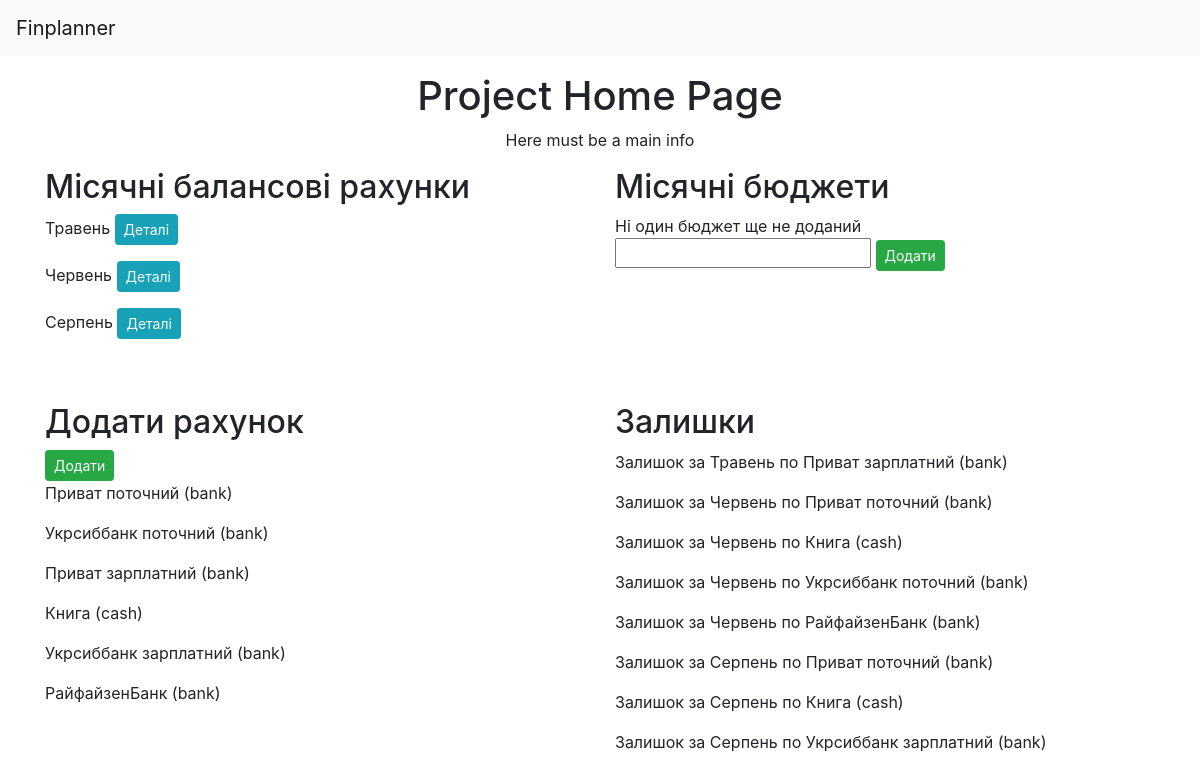
The app's page /, older data.
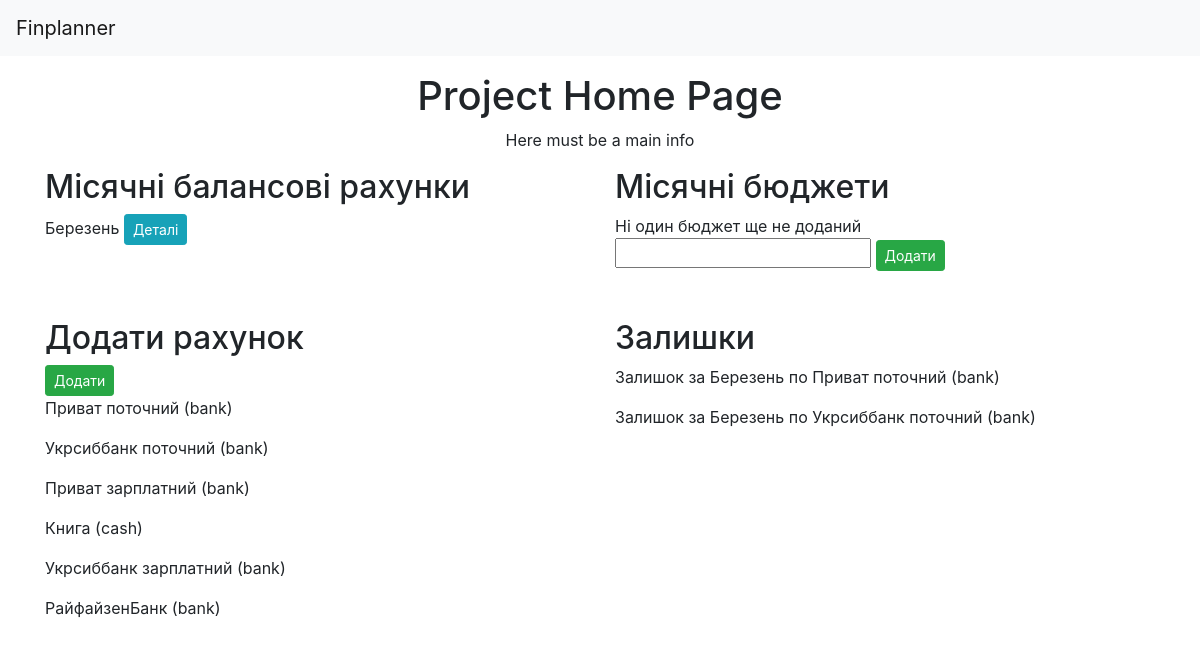
The same page, newer data.
### finance/models/month.py (models this page shows, shortened)
class Month(models.Model):
    class Meta:
        verbose_name = "month"
        verbose_name_plural = "months"
    name = models.CharField(
        max_length=50,
        blank=False,
        null=False,
        verbose_name="Month Name"
    )
    balance = models.IntegerField(
        blank=False,
        null=False,
        default=0,
        verbose_name="Money Amount"
    )
    expenses_plan = models.IntegerField(
        blank=False,
        null=False,
        default=0,
        verbose_name="Amount of Planned Expenses"
    )
    expenses_done = models.IntegerField(
        blank=False,
        null=False,
        default=0,
        verbose_name="Amount of Done Expenses"
    )
    approved = models.NullBooleanField(
        blank=True,
        null=True,
        verbose_name="State of Affirmation")

### finance/models/account.py (models this page shows)
class Account(models.Model):
    TYPE_OF_ACCOUNT = (
        ('cash', u"Готівка"),
        ('bank', u"Банк"),
    )
    class Meta:
        verbose_name = "Bank Account",
        verbose_name_plural = "Bank Accounts"
    name = models.CharField(
        max_length=100,
        blank=False,
        null=False,
        verbose_name="Account Name"
    )
    money = models.IntegerField(
        blank=True,
        null=True,
        verbose_name="Amount of Money"
    )
    blocked = models.IntegerField(
        blank=True,
        null=True,
        verbose_name="Blocked Money"
    )
    kind = models.CharField(
        max_length=100,
        blank=False,
        null=False,
        choices=TYPE_OF_ACCOUNT,
        verbose_name="Type of Account"
    )
    def __unicode__(self):
        return u"%s (%s)" % (self.name, self.kind)

### finance/models/score.py (models this page shows)
class ScorePrototype(models.Model):
    class Meta:
        abstract=True
    month = models.ForeignKey(
        'Month',
        on_delete=models.CASCADE,
        blank=False,
        null=False,
        verbose_name="Month"
    )
    amount = models.IntegerField(
        blank=False,
        null=False,
        verbose_name="Money Amount"
    )
    remainder = models.IntegerField(
        blank=True,
        null=True,
        verbose_name="Money Remainder"
    )

class Score(ScorePrototype):
    class Meta:
        verbose_name = "Belance"
        verbose_name_plural = "Belances"
    account = models.ForeignKey(
        'Account',
        on_delete=models.CASCADE,
        blank=False,
        null=False,
        verbose_name="Bank Account"
    )
    def __unicode__(self):
        return u"Залишок за %s по %s" % (self.month.name, self.account)

### finance/views/months.py (the view)
# urls.py: 2. Add a URL to urlpatterns:  url(r'^$', views.home, name='home')
def home(request):
    content = {}
    content['months'] = Month.objects.all()
    content['accounts'] = Account.objects.all()
    content['scores'] = Score.objects.all()
    content['months_approved'] = content['months'].filter(approved=True)
    content['months_disapproved'] = content['months'].exclude(approved=True)
    form = AddMonth()
    form_account = AddAccount()
    return render(request, 'finance/home.html',
        {'content': content, 'form': form, 'form_account': form_account})

### finance/views/months.py
class AddMonth(forms.Form):
    name = forms.CharField(label="", max_length=50)

### finance/templates/finance/home.html (shortened to what this page needs)
{% extends "finance/base.html" %}
{% block header %}
<div class="row">
    <div class="col-12 text-center ">
        <h1>Project Home Page</h1>
        <p>Here must be a main info</p>
    </div>
</div>
{% endblock %}
{% block content %}
<div class="row mb-5">
    <div class="col-6">
        <h2>Місячні балансові рахунки</h2>
        {% if content.months_approved %}
        {% for month in content.months_approved %}
        <p>{{ month.name }} <a class="btn btn-info btn-sm" href="{% url 'show_balance' month.id %}">Деталі</a>
        {% endfor %}
        {% else %}
        Ні один баланс ще не затверджений
        {% endif %}
    </div>
    <div class="col-6">
        <h2>Місячні бюджети</h2>
        {% if content.months_disapproved %}
        {% for month in content.months_disapproved %}
            <p>{{ month.name }} <a class="btn btn-info btn-sm" href="{% url 'show_month' month.id %}">Деталі</a> <a class="btn btn-danger btn-sm" href="{% url 'delete_month' month.id %}">Видалити</a></p>
        {% endfor %}
        {% else %}
        Ні один бюджет ще не доданий
        {% endif %}
        <form action="/month/add/" method="POST">
            {{ form }}
            <input class="btn btn-success btn-sm" type="submit" value="Додати">
        </form>
    </div>
</div>
<div class="row">
    <div class="col-6">
        <h2>Додати рахунок</h2>
        <form action="/account/add/" method="POST">
            <input class="btn btn-success btn-sm" type="submit" value="Додати">
        </form>
        {% if content.accounts %}
            {% for account in content.accounts %}
                <p>{{ account }}</p>
            {% endfor %}
        {% else %}
            <p>Ще немає рахунків у базі</p>
        {% endif %}
    </div>
    <div class="col-6">
        <h2>Залишки</h2>
        {% if content.scores %}
            {% for score in content.scores %}
                <p>{{ score }}</p>
            {% endfor %}
        {% else %}
            <p>Ще немає залишків</p>
        {% endif %}
    </div>
</div>
{% endblock %}

### finance/templates/finance/base.html (shortened to what this page needs)
{% load static %}
<!DOCTYPE html>
<html>
<head>
    <link rel="stylesheet" href="https://stackpath.bootstrapcdn.com/bootstrap/4.1.1/css/bootstrap.min.css">
    <link rel="stylesheet" href="https://cdnjs.cloudflare.com/ajax/libs/tempusdominus-bootstrap-4/5.0.0/css/tempusdominus-bootstrap-4.min.css" />
    <link rel="stylesheet" type="text/css" href="https://cdnjs.cloudflare.com/ajax/libs/font-awesome/4.7.0/css/font-awesome.min.css">
    <link rel="stylesheet" type="text/css" href="{% static 'finance/main.css' %}">
</head>
<body>
    <nav class="navbar navbar-expand-lg navbar-light bg-light">
        <a class="navbar-brand" href="{% url 'home' %}">Finplanner</a>
    </nav>
    <div class="container">
        {% block header %}{% endblock %}
        {% block content %}{% endblock %}
    </div>
</body>
</html>

### finance/static/finance/main.css (style rules this page uses)
.navbar { margin-bottom: 1em; }

Row changes from the older to the newer data that the page shows:
removed Month: name "Травень"
removed Month: name "Червень"
removed Month: name "Серпень"
removed Score: month+account "Залишок за Травень по Приват зарплатний (bank)"
removed Score: month+account "Залишок за Червень по Приват поточний (bank)"
removed Score: month+account "Залишок за Червень по Книга (cash)"
removed Score: month+account "Залишок за Червень по Укрсиббанк поточний (bank)"
removed Score: month+account "Залишок за Червень по РайфайзенБанк (bank)"
removed Score: month+account "Залишок за Серпень по Приват поточний (bank)"
removed Score: month+account "Залишок за Серпень по Книга (cash)"
removed Score: month+account "Залишок за Серпень по Укрсиббанк зарплатний (bank)"
added Month: name "Березень"
added Score: month+account "Залишок за Березень по Приват поточний (bank)"
added Score: month+account "Залишок за Березень по Укрсиббанк поточний (bank)"
